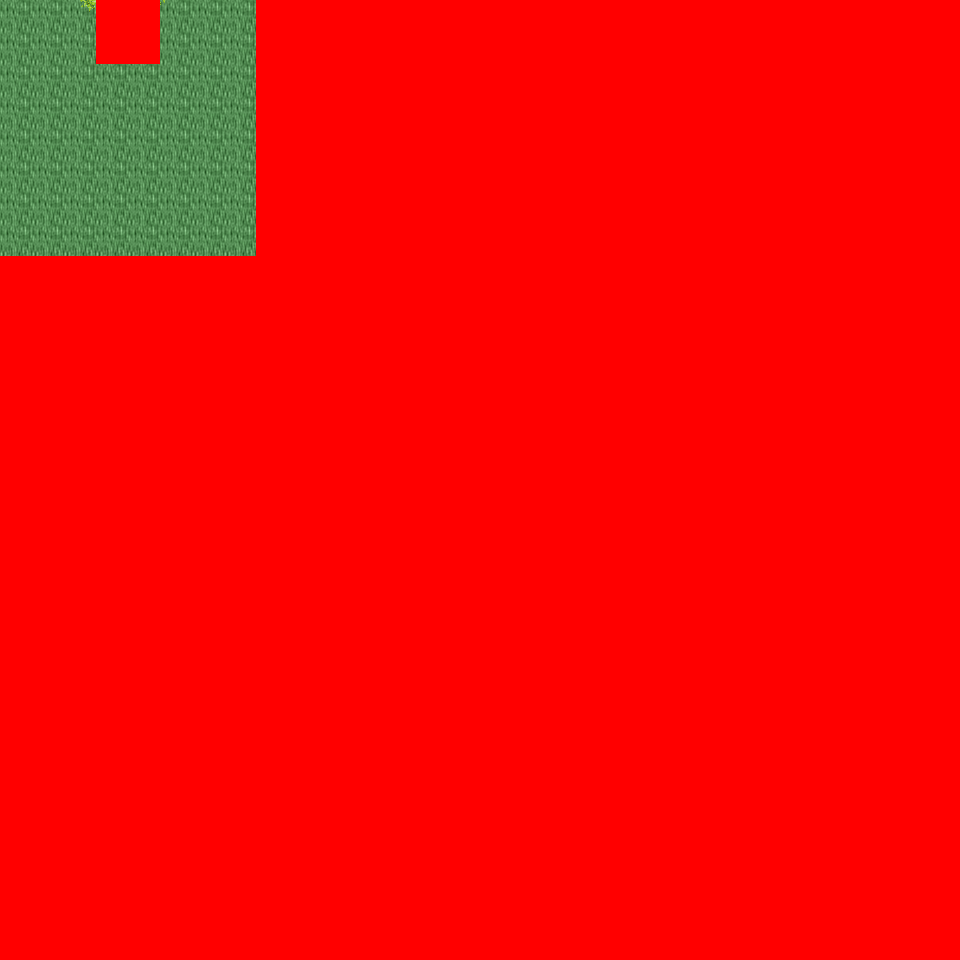

Tiled map render using the project's own tile images. Description and the map definition, with tile-layer contents summarised, below:
An orthogonal 30x30 tile map with 32x32 px tiles, 6 tile layers (Ground, Object, Object2, Above, ...), 43 tilesets and 3 objects (3x mapchange).

<map version="1.0" orientation="orthogonal" renderorder="right-down" width="30" height="30" tilewidth="32" tileheight="32" nextobjectid="4">
  <tileset firstgid="1" name="tileset_logic_collision" tilewidth="32" tileheight="32" tilecount="1" columns="1">
    <image source="../drawable/tileset_logic_collision.png" width="32" height="32" />
  </tileset>
  <tileset firstgid="2" name="tileset_ground_ground" tilewidth="32" tileheight="32" tilecount="33" columns="3">
    <image source="../drawable/tileset_ground_ground.png" width="96" height="352" />
  </tileset>
  <tileset firstgid="35" name="tileset_building_castle" tilewidth="32" tileheight="32" tilecount="320" columns="20">
    <image source="../drawable/tileset_building_castle.png" width="640" height="512" />
  </tileset>
  <tileset firstgid="355" name="tileset_item_weapon_cannon" tilewidth="32" tileheight="32" tilecount="12" columns="3">
    <image source="../drawable/tileset_item_weapon_cannon.png" width="96" height="128" />
  </tileset>
  <tileset firstgid="367" name="tileset_item_pot_barrels_1" tilewidth="32" tileheight="32" tilecount="8" columns="4">
    <image source="../drawable/tileset_item_pot_barrels_1.png" width="128" height="64" />
  </tileset>
  <tileset firstgid="375" name="tileset_building_door_door" tilewidth="32" tileheight="32" tilecount="6" columns="3">
    <image source="../drawable/tileset_building_door_door.png" width="96" height="64" />
  </tileset>
  <tileset firstgid="381" name="tileset_building_door_closed" tilewidth="32" tileheight="32" tilecount="1" columns="1">
    <image source="../drawable/tileset_building_door_closed.png" width="32" height="32" />
  </tileset>
  <tileset firstgid="382" name="tileset_building_window_window_centered" tilewidth="32" tileheight="32" tilecount="1" columns="1">
    <image source="../drawable/tileset_building_window_window_centered.png" width="32" height="32" />
  </tileset>
  <tileset firstgid="383" name="tileset_building_decoration_chimney_big" tilewidth="32" tileheight="32" tilecount="2" columns="1">
    <image source="../drawable/tileset_building_decoration_chimney_big.png" width="32" height="64" />
  </tileset>
  <tileset firstgid="385" name="tileset_ground_grass_corners" tilewidth="32" tileheight="32" tilecount="24" columns="6">
    <image source="../drawable/tileset_ground_grass_corners.png" width="192" height="128" />
  </tileset>
  <tileset firstgid="409" name="tileset_ground_grass_edges" tilewidth="32" tileheight="32" tilecount="36" columns="12">
    <image source="../drawable/tileset_ground_grass_edges.png" width="384" height="96" />
  </tileset>
  <tileset firstgid="445" name="tileset_item_statue_lion_statues" tilewidth="32" tileheight="32" tilecount="8" columns="2">
    <image source="../drawable/tileset_item_statue_lion_statues.png" width="64" height="128" />
  </tileset>
  <tileset firstgid="453" name="tileset_item_statue_girl_with_bird" tilewidth="32" tileheight="32" tilecount="12" columns="4">
    <image source="../drawable/tileset_item_statue_girl_with_bird.png" width="128" height="96" />
  </tileset>
  <tileset firstgid="465" name="tileset_furniture_light_lamp_blue" tilewidth="32" tileheight="32" tilecount="3" columns="1">
    <image source="../drawable/tileset_furniture_light_lamp_blue.png" width="32" height="96" />
  </tileset>
  <tileset firstgid="468" name="tileset_plant_flower_daisy_blue" tilewidth="32" tileheight="32" tilecount="8" columns="2">
    <image source="../drawable/tileset_plant_flower_daisy_blue.png" width="64" height="128" />
  </tileset>
  <tileset firstgid="476" name="tileset_plant_flower_daisy_red" tilewidth="32" tileheight="32" tilecount="8" columns="2">
    <image source="../drawable/tileset_plant_flower_daisy_red.png" width="64" height="128" />
  </tileset>
  <tileset firstgid="484" name="tileset_plant_flower_daisy_white" tilewidth="32" tileheight="32" tilecount="8" columns="2">
    <image source="../drawable/tileset_plant_flower_daisy_white.png" width="64" height="128" />
  </tileset>
  <tileset firstgid="492" name="tileset_plant_flower_daisy_yellow" tilewidth="32" tileheight="32" tilecount="8" columns="2">
    <image source="../drawable/tileset_plant_flower_daisy_yellow.png" width="64" height="128" />
  </tileset>
  <tileset firstgid="500" name="tileset_plant_tree_fall_trees" tilewidth="32" tileheight="32" tilecount="40" columns="8">
    <image source="../drawable/tileset_plant_tree_fall_trees.png" width="256" height="160" />
  </tileset>
  <tileset firstgid="540" name="tileset_plant_tree_oak_tree" tilewidth="32" tileheight="32" tilecount="20" columns="4">
    <image source="../drawable/tileset_plant_tree_oak_tree.png" width="128" height="160" />
  </tileset>
  <tileset firstgid="560" name="tileset_plant_tree_chestnut_tree" tilewidth="32" tileheight="32" tilecount="20" columns="4">
    <image source="../drawable/tileset_plant_tree_chestnut_tree.png" width="128" height="160" />
  </tileset>
  <tileset firstgid="580" name="tileset_plant_tree_locust_tree" tilewidth="32" tileheight="32" tilecount="20" columns="4">
    <image source="../drawable/tileset_plant_tree_locust_tree.png" width="128" height="160" />
  </tileset>
  <tileset firstgid="600" name="tileset_plant_bush_hosta" tilewidth="32" tileheight="32" tilecount="9" columns="3">
    <image source="../drawable/tileset_plant_bush_hosta.png" width="96" height="96" />
  </tileset>
  <tileset firstgid="609" name="tileset_plant_flower_flowers_mixed" tilewidth="32" tileheight="32" tilecount="16" columns="4">
    <image source="../drawable/tileset_plant_flower_flowers_mixed.png" width="128" height="128" />
  </tileset>
  <tileset firstgid="625" name="tileset_plant_flower_red_blue_clusters" tilewidth="32" tileheight="32" tilecount="4" columns="1">
    <image source="../drawable/tileset_plant_flower_red_blue_clusters.png" width="32" height="128" />
  </tileset>
  <tileset firstgid="629" name="tileset_furniture_chair_bench_iron" tilewidth="32" tileheight="32" tilecount="4" columns="2">
    <image source="../drawable/tileset_furniture_chair_bench_iron.png" width="64" height="64" />
  </tileset>
  <tileset firstgid="633" name="tileset_plant_stump_stump_pale_purple" tilewidth="32" tileheight="32" tilecount="4" columns="2">
    <image source="../drawable/tileset_plant_stump_stump_pale_purple.png" width="64" height="64" />
  </tileset>
  <tileset firstgid="637" name="tileset_plant_stump_small_stump" tilewidth="32" tileheight="32" tilecount="4" columns="2">
    <image source="../drawable/tileset_plant_stump_small_stump.png" width="64" height="64" />
  </tileset>
  <tileset firstgid="641" name="tileset_building_decoration_banner" tilewidth="32" tileheight="32" tilecount="12" columns="1">
    <image source="../drawable/tileset_building_decoration_banner.png" width="32" height="384" />
  </tileset>
  <tileset firstgid="653" name="tileset_building_decoration_chimney" tilewidth="32" tileheight="32" tilecount="2" columns="1">
    <image source="../drawable/tileset_building_decoration_chimney.png" width="32" height="64" />
  </tileset>
  <tileset firstgid="655" name="tileset_plant_flower_vines_flowered" tilewidth="32" tileheight="32" tilecount="9" columns="3">
    <image source="../drawable/tileset_plant_flower_vines_flowered.png" width="96" height="96" />
  </tileset>
  <tileset firstgid="664" name="tileset_building_decoration_library_banner" tilewidth="32" tileheight="32" tilecount="6" columns="3">
    <image source="../drawable/tileset_building_decoration_library_banner.png" width="96" height="64" />
  </tileset>
  <tileset firstgid="670" name="tileset_building_cottage" tilewidth="32" tileheight="32" tilecount="256" columns="16">
    <image source="../drawable/tileset_building_cottage.png" width="512" height="512" />
  </tileset>
  <tileset firstgid="926" name="tileset_building_roof_thatched_roof" tilewidth="32" tileheight="32" tilecount="256" columns="16">
    <image source="../drawable/tileset_building_roof_thatched_roof.png" width="512" height="512" />
  </tileset>
  <tileset firstgid="1182" name="tileset_building_window_windows" tilewidth="32" tileheight="32" tilecount="256" columns="16">
    <image source="../drawable/tileset_building_window_windows.png" width="512" height="512" />
  </tileset>
  <tileset firstgid="1438" name="tileset_building_door_doors" tilewidth="32" tileheight="32" tilecount="256" columns="16">
    <image source="../drawable/tileset_building_door_doors.png" width="512" height="512" />
  </tileset>
  <tileset firstgid="1694" name="tileset_building_decoration_chimney_brown_stacks" tilewidth="32" tileheight="32" tilecount="2" columns="1">
    <image source="../drawable/tileset_building_decoration_chimney_brown_stacks.png" width="32" height="64" />
  </tileset>
  <tileset firstgid="1696" name="tileset_ground_ground_3" tilewidth="32" tileheight="32" tilecount="5" columns="5">
    <image source="../drawable/tileset_ground_ground_3.png" width="160" height="32" />
  </tileset>
  <tileset firstgid="1701" name="tileset_plant_bush_bush_pinks" tilewidth="32" tileheight="32" tilecount="4" columns="2">
    <image source="../drawable/tileset_plant_bush_bush_pinks.png" width="64" height="64" />
  </tileset>
  <tileset firstgid="1705" name="tileset_plant_bushes_and_trees" tilewidth="32" tileheight="32" tilecount="144" columns="16">
    <image source="../drawable/tileset_plant_bushes_and_trees.png" width="512" height="289" />
  </tileset>
  <tileset firstgid="1849" name="tileset_plant_bush_berried" tilewidth="32" tileheight="32" tilecount="60" columns="5">
    <image source="../drawable/tileset_plant_bush_berried.png" width="160" height="384" />
  </tileset>
  <tileset firstgid="1909" name="tileset_plant_bush_leafy" tilewidth="32" tileheight="32" tilecount="48" columns="8">
    <image source="../drawable/tileset_plant_bush_leafy.png" width="256" height="192" />
  </tileset>
  <tileset firstgid="1957" name="tileset_plant_bush_flowering" tilewidth="32" tileheight="32" tilecount="72" columns="8">
    <image source="../drawable/tileset_plant_bush_flowering.png" width="256" height="288" />
  </tileset>
  <layer name="Ground" width="30" height="30">
    <data>[900 cells, 218 non-empty, 1 distinct tile ids]</data>
  </layer>
  <layer name="Object" width="30" height="30">
    <data>[900 cells, 4 non-empty, 4 distinct tile ids]</data>
  </layer>
  <layer name="Object2" width="30" height="30">
    <data>[900 cells, 0 non-empty, 0 distinct tile ids]</data>
  </layer>
  <layer name="Above" width="30" height="30">
    <data>[900 cells, 17 non-empty, 17 distinct tile ids]</data>
  </layer>
  <layer name="Above2" width="30" height="30">
    <data>[900 cells, 0 non-empty, 0 distinct tile ids]</data>
  </layer>
  <layer name="Walkable" width="30" height="30">
    <data>[900 cells, 840 non-empty, 1 distinct tile ids]</data>
  </layer>
  <objectgroup name="MapEvents">
    <object id="1" name="north" type="mapchange" x="0" y="0" width="96" height="32">
      <properties>
        <property name="map" value="0_ados_mountain_n2_w2_x3_y3" />
        <property name="place" value="south" />
      </properties>
    </object>
    <object id="2" name="north2" type="mapchange" x="160" y="0" width="96" height="32">
      <properties>
        <property name="map" value="0_ados_mountain_n2_w2_x3_y3" />
        <property name="place" value="south2" />
      </properties>
    </object>
    <object id="3" name="west" type="mapchange" x="0" y="0" width="32" height="256">
      <properties>
        <property name="map" value="0_ados_mountain_n2_w2_x2_y4" />
        <property name="place" value="east" />
      </properties>
    </object>
  </objectgroup>
</map>
